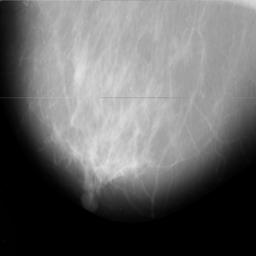
%> input picture image/Beningn1.jpg, 256 x 256 px
$ octave --eval "result = enhance_mam(imread('image/Beningn1.jpg'));"   (GNU Octave 9; MATLAB toolbox functions it lacks are replaced by stand-ins)
%> lines starting %> are read from the running program, lines starting %| are printed output that depends on the picture
function b= enhance_mam(a);
[r,c]=size(a);
%> r = 256; c = 768
k=fspecial('gaussian',[3 3],5); % loc thong thap gaussian
f=imfilter(a,k); %loc anh theo nhieu huong
m11=min(min(f)); %lay gia tri pixel min
%> m11 = [0 0 0]
m1=max(max(f));%lay gia tri pixel max
%> m1 = [224 224 224]
f2=a-f; %lay duong vien
m12=min(min(f2));
%> m12 = [0 0 0]
m2=max(max(f2));
%> m2 = [121 121 121]
mid1=abs(m12+m2)/2;
%> mid1 = [61 61 61]
%tang cuong anh duong vien
[r,c]=size(f2);
g1=10;
%g1=7
g2=400;
%g2=0.4
for i=1:r
    for j=1:c
        if abs(f2(i,j))<mid1
            f2(i,j)=g1*f2(i,j);
        else if abs(f2(i,j))>=mid1
                f2(i,j)=g2*f2(i,j);
            end
        end
    end
end
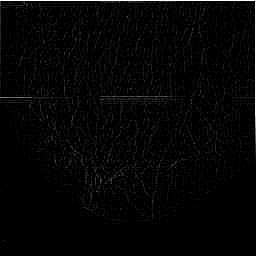
%> f2: size 256x256x3 uint8; min 0, max 255, mean 5.1
f3=f2;
se=strel('disk',5);%tao cau truc phan tu
%bien doi top-hat
b1=imerode(f,se); %lam mo
b11=imdilate(b1,se); % mo rong thang xam
b=imsubtract(f,b11);
%bien doi bottom-hat
b11=imdilate(f,se); %mo rong thang xam
b1=imerode(b11,se); %lam mo
c=imsubtract(b1,f);
e=f+b-c; % lam ro tuong phan giua cac vat the. anh goc + tophat - bottomhat
f6=f2+e; % anh goc + anh lam duong vien
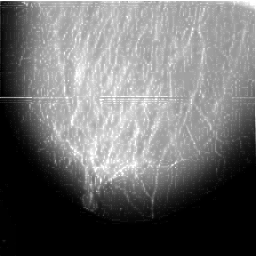
%> f6: size 256x256x3 uint8; min 0, max 255, mean 108.2
%%%%%%%%%%%%%wavelet decomposition%%%%%%%%%%%%%%
% phan tach ham thanh cac thanh phan cau truc doc, ngang va cheo
[c,s]=wavedec2(f6,2,'bior1.1');
%> s = [64 64 3; 64 64 3; 128 128 3; 256 256 3]

ca2=appcoef2(c,s,'bior1.1',2);
ca1=appcoef2(c,s,'bior1.1',1);

[cH2,cV2,cD2]=detcoef2('all',c,s,2);
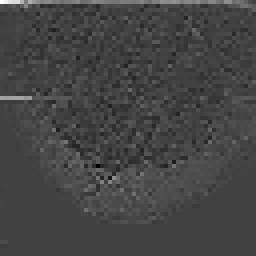
%> cH2: size 64x64x3 double (shown 4 times larger); min -85, max 248, mean 4.7; drawn with min black and max white
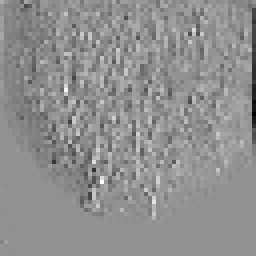
%> cV2: size 64x64x3 double (shown 4 times larger); min -171, max 128.3, mean -2.1; drawn with min black and max white
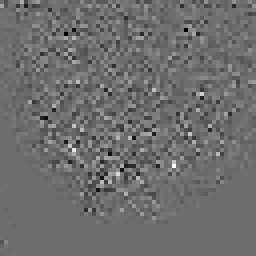
%> cD2: size 64x64x3 double (shown 4 times larger); min -56.75, max 75.25, mean 0; drawn with min black and max white
[cH1,cV1,cD1]=detcoef2('all',c,s,1);
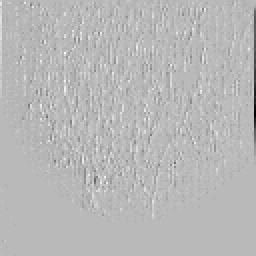
%> cV1: size 128x128x3 double (shown 2 times larger); min -181, max 68, mean -0.6; drawn with min black and max white
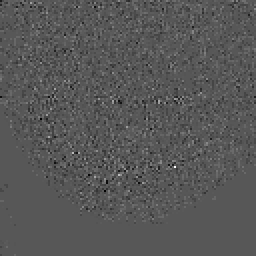
%> cD1: size 128x128x3 double (shown 2 times larger); min -24, max 46, mean 0; drawn with min black and max white
%%%%%%%%%%%Thresholding Calculation%%%%%%%%%%

    MH=max(max(cH1));
%> MH = [213 213 213]
    MH=log2(MH);
%> MH = [7.73 7.73 7.73]
    MHL=100000;
    %MHL=0.5
    TH=MH*MHL;
%> TH = [773471 773471 773471]

    MV=max(max(cV1));
%> MV = [68 68 68]
     MV=log2(MV);
%> MV = [6.09 6.09 6.09]
    MVL=0.5;
    TV=MV*MVL;
%> TV = [3.04 3.04 3.04]

    MD=max(max(cD1));
%> MD = [46 46 46]
     MD=log2(MD);
%> MD = [5.52 5.52 5.52]
    MDL=0.5;
    TD=MD*MDL;
%> TD = [2.76 2.76 2.76]

%     C1=2;
    MH2=max(max(cH2));
%> MH2 = [248 248 248]
     MH2=log2(MH2);
%> MH2 = [7.95 7.95 7.95]
    MHL2=1;
    TH2=MH2*MHL2;
%> TH2 = [7.95 7.95 7.95]


    MV2=max(max(cV2));
%> MV2 = [128.3 128.3 128.3]
     MV2=log2(MV2);
%> MV2 = [7 7 7]
    MVL2=1;
    TV2=MV*MVL2;
%> TV2 = [6.09 6.09 6.09]

    MD2=max(max(cD2));
%> MD2 = [75.25 75.25 75.25]
     MD2=log2(MD2);
%> MD2 = [6.23 6.23 6.23]
    MDL2=1;
    TD2=MD2*MDL2;
%> TD2 = [6.23 6.23 6.23]

ch1 =wthresh(cH1,'s',TH);
%> ch1: size 128x128x3 double; every value is 0
cv1= wthresh(cV1,'s',TV);
cd1= wthresh(cD1,'s',TD);
ch2= wthresh(cH2,'s',TH2);
cv2= wthresh(cV2,'s',TV2);
cd2= wthresh(cD2,'s',TD2);
%%%%%%%%%%%%%%%reconstruction%%%%%%%%%%%%%%%
%tai tao lai anh
ca2=ca2(:)';
ch2=ch2(:)';
cv2=cv2(:)';
cd2=cd2(:)';
ch1=ch1(:)';
cv1=cv1(:)';
cd1=cd1(:)';
d=[ca2 ch2 cv2 cd2];
t=[ch1 cv1 cd1];
C=[d t];
b=waverec2(C,s,'bior1.1');
%> b: size 256x256x3 double
b=uint8(b); %ep kieu du lieu tu double sang uint8 cho b
%> b: size 256x256x3 uint8

$ run again, on image/Beningn10.jpg
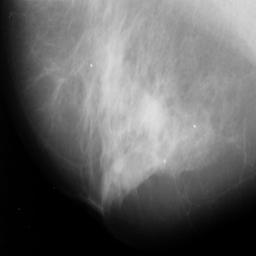
%> input picture image/Beningn10.jpg, 256 x 256 px
%> m11 = [0 0 0]
%> m1 = [222 222 222]
%> m12 = [0 0 0]
%> m2 = [117 117 117]
%> mid1 = [59 59 59]
%> after the loop in enhance_mam, `for i=1:r`:
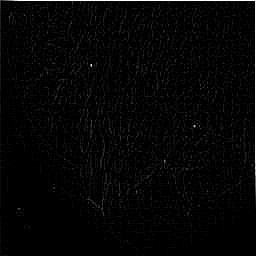
%> f2: size 256x256x3 uint8; min 0, max 255, mean 5.1
%> s = [64 64 3; 64 64 3; 128 128 3; 256 256 3]
%> in enhance_mam, `[cH1,cV1,cD1]=detcoef2('all',c,s,1);`:
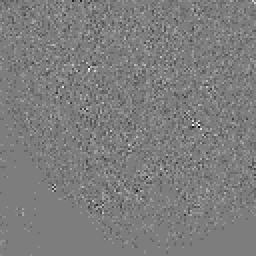
%> cD1: size 128x128x3 double (shown 2 times larger); min -30.5, max 31.5, mean 0; drawn with min black and max white
%> in enhance_mam, `MH=max(max(cH1));`: MH = [160.5 160.5 160.5]
%> in enhance_mam, `MH=log2(MH);`: MH = [7.33 7.33 7.33]
%> TH = [732642.9 732642.9 732642.9]
%> in enhance_mam, `MV=max(max(cV1));`: MV = [86.5 86.5 86.5]
%> in enhance_mam, `MV=log2(MV);`: MV = [6.43 6.43 6.43]
%> TV = [3.22 3.22 3.22]
%> in enhance_mam, `MD=max(max(cD1));`: MD = [31.5 31.5 31.5]
%> in enhance_mam, `MD=log2(MD);`: MD = [4.98 4.98 4.98]
%> TD = [2.49 2.49 2.49]
%> in enhance_mam, `MH2=max(max(cH2));`: MH2 = [180 180 180]
%> in enhance_mam, `MH2=log2(MH2);`: MH2 = [7.49 7.49 7.49]
%> in enhance_mam, `MV2=max(max(cV2));`: MV2 = [125.5 125.5 125.5]
%> in enhance_mam, `MV2=log2(MV2);`: MV2 = [6.97 6.97 6.97]
%> TV2 = [6.43 6.43 6.43]
%> in enhance_mam, `MD2=max(max(cD2));`: MD2 = [48.25 48.25 48.25]
%> in enhance_mam, `MD2=log2(MD2);`: MD2 = [5.59 5.59 5.59]
%> ch1: size 128x128x3 double; every value is 0

$ run again, on image/Beningn11.jpg
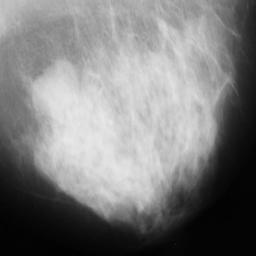
%> input picture image/Beningn11.jpg, 256 x 256 px
%> m11 = [1 1 1]
%> m1 = [231 231 231]
%> m12 = [0 0 0]
%> m2 = [107 107 107]
%> mid1 = [54 54 54]
%> after the loop in enhance_mam, `for i=1:r`:
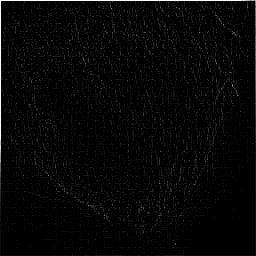
%> f2: size 256x256x3 uint8; min 0, max 255, mean 6.1
%> s = [64 64 3; 64 64 3; 128 128 3; 256 256 3]
%> in enhance_mam, `[cH1,cV1,cD1]=detcoef2('all',c,s,1);`:
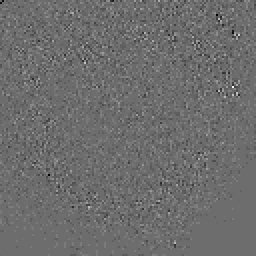
%> cD1: size 128x128x3 double (shown 2 times larger); min -34.5, max 46, mean 0; drawn with min black and max white
%> in enhance_mam, `MH=max(max(cH1));`: MH = [164.5 164.5 164.5]
%> in enhance_mam, `MH=log2(MH);`: MH = [7.36 7.36 7.36]
%> TH = [736194.4 736194.4 736194.4]
%> in enhance_mam, `MV=max(max(cV1));`: MV = [177 177 177]
%> in enhance_mam, `MV=log2(MV);`: MV = [7.47 7.47 7.47]
%> TV = [3.73 3.73 3.73]
%> in enhance_mam, `MD=max(max(cD1));`: MD = [46 46 46]
%> in enhance_mam, `MD=log2(MD);`: MD = [5.52 5.52 5.52]
%> TD = [2.76 2.76 2.76]
%> in enhance_mam, `MH2=max(max(cH2));`: MH2 = [178.5 178.5 178.5]
%> in enhance_mam, `MH2=log2(MH2);`: MH2 = [7.48 7.48 7.48]
%> in enhance_mam, `MV2=max(max(cV2));`: MV2 = [173.3 173.3 173.3]
%> in enhance_mam, `MV2=log2(MV2);`: MV2 = [7.44 7.44 7.44]
%> TV2 = [7.47 7.47 7.47]
%> in enhance_mam, `MD2=max(max(cD2));`: MD2 = [66.75 66.75 66.75]
%> in enhance_mam, `MD2=log2(MD2);`: MD2 = [6.06 6.06 6.06]
%> ch1: size 128x128x3 double; every value is 0

$ run again, on image/Beningn12.jpg
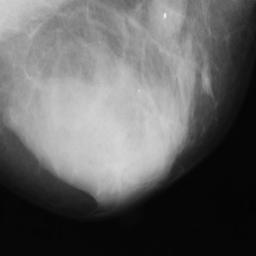
%> input picture image/Beningn12.jpg, 256 x 256 px
%> m11 = [2 2 2]
%> m1 = [221 221 221]
%> m12 = [0 0 0]
%> m2 = [115 115 115]
%> mid1 = [58 58 58]
%> s = [64 64 3; 64 64 3; 128 128 3; 256 256 3]
%> in enhance_mam, `[cH1,cV1,cD1]=detcoef2('all',c,s,1);`:
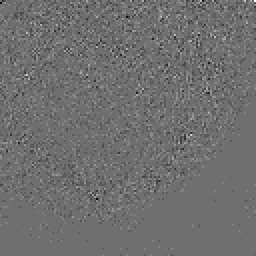
%> cD1: size 128x128x3 double (shown 2 times larger); min -27.5, max 35.5, mean 0; drawn with min black and max white
%> in enhance_mam, `MH=max(max(cH1));`: MH = [181 181 181]
%> in enhance_mam, `MH=log2(MH);`: MH = [7.5 7.5 7.5]
%> TH = [749984.6 749984.6 749984.6]
%> in enhance_mam, `MV=max(max(cV1));`: MV = [186 186 186]
%> in enhance_mam, `MV=log2(MV);`: MV = [7.54 7.54 7.54]
%> TV = [3.77 3.77 3.77]
%> in enhance_mam, `MD=max(max(cD1));`: MD = [35.5 35.5 35.5]
%> in enhance_mam, `MD=log2(MD);`: MD = [5.15 5.15 5.15]
%> TD = [2.57 2.57 2.57]
%> in enhance_mam, `MH2=max(max(cH2));`: MH2 = [179.2 179.2 179.2]
%> in enhance_mam, `MH2=log2(MH2);`: MH2 = [7.49 7.49 7.49]
%> in enhance_mam, `MV2=max(max(cV2));`: MV2 = [187.5 187.5 187.5]
%> in enhance_mam, `MV2=log2(MV2);`: MV2 = [7.55 7.55 7.55]
%> TV2 = [7.54 7.54 7.54]
%> in enhance_mam, `MD2=max(max(cD2));`: MD2 = [44.75 44.75 44.75]
%> in enhance_mam, `MD2=log2(MD2);`: MD2 = [5.48 5.48 5.48]
%> ch1: size 128x128x3 double; every value is 0
